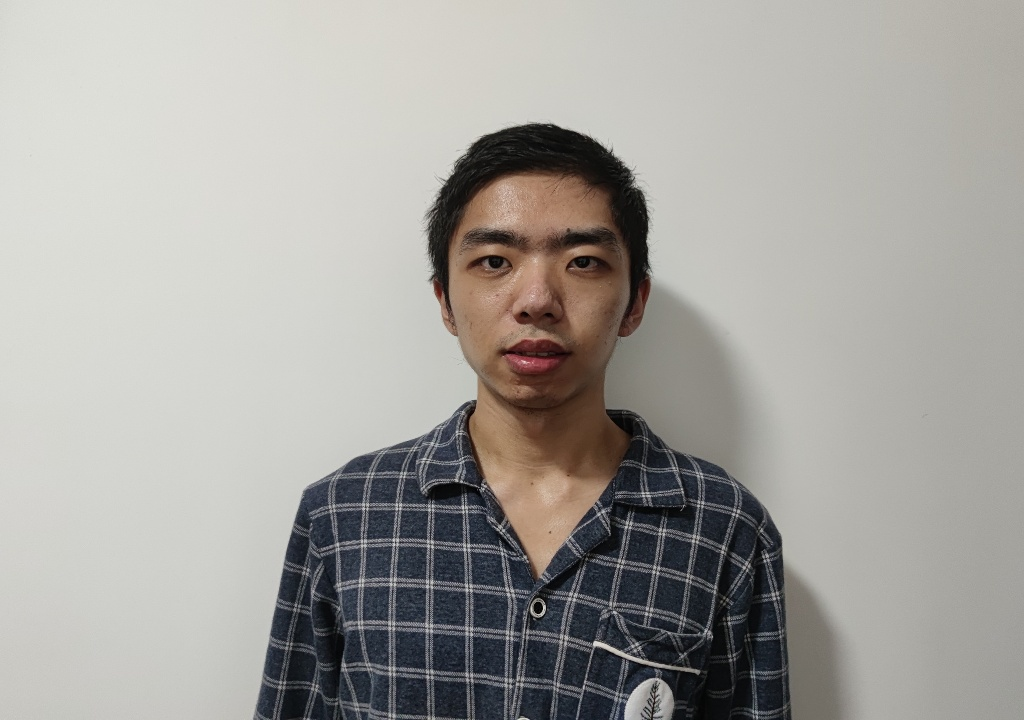
#> input picture Computer Vision/CLab-1-Report-U6656110/code/face-01-U6656110.jpg, 1024 x 720 px
$ python taks3.py
#> lines starting #> are read from the running program, lines starting #| are printed output that depends on the picture
import numpy as np
import cv2
from matplotlib import pyplot as plt

#######################################################
# This is the task 3
#######################################################

# Resize my image
face1 = cv2.imread('face-01-U6656110.jpg')
#> face1 is the input picture: shape (720, 1024, 3); mean B, G, R 157.9, 162.2, 164.3
face1 = cv2.cvtColor(face1, cv2.COLOR_BGR2RGB)
face1 = cv2.resize(face1, dsize=(720, 480))
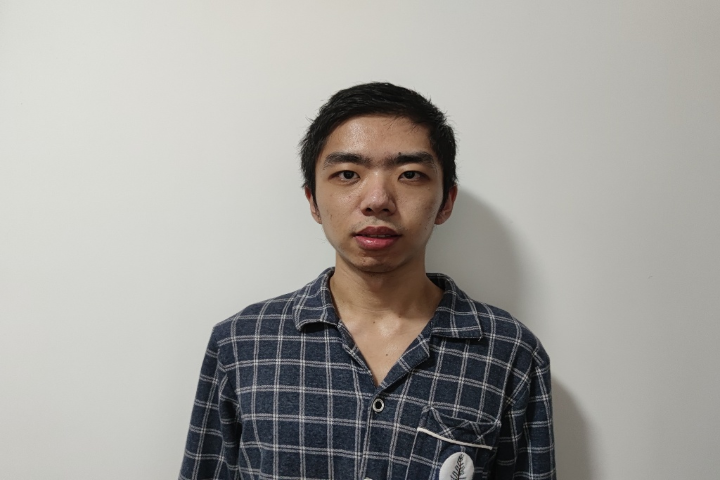
#> face1: shape (480, 720, 3); mean R, G, B 164.2, 162.2, 157.8
plt.imshow(np.uint8(face1))
plt.title('Resized image')
plt.show()

# Find the grayscale image from R, G, B channel, respectively.
red, green, blue = cv2.split(face1)
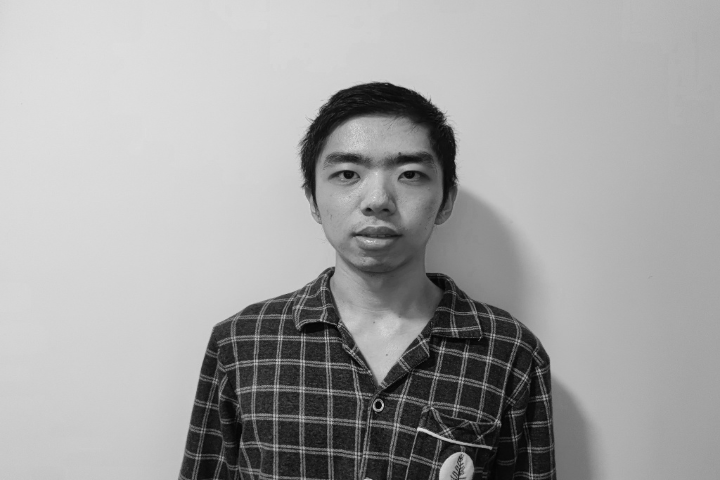
#> red: shape (480, 720); min 2, max 233, mean 164.2
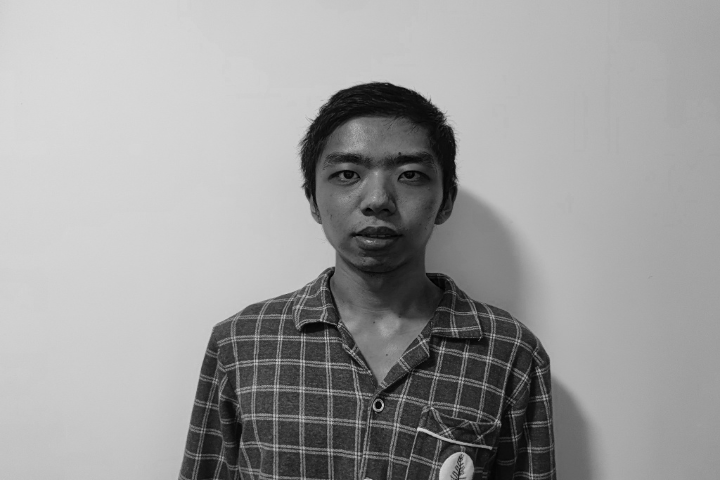
#> blue: shape (480, 720); min 0, max 218, mean 157.8
plt.subplot(1, 3, 1)
plt.imshow(red, 'gray')
plt.title('Red channel')

plt.subplot(1, 3, 2)
plt.imshow(green, 'gray')
plt.title('Green channel')

plt.subplot(1, 3, 3)
plt.imshow(blue, 'gray')
plt.title('Blue channel')

plt.tight_layout()
plt.show()

# Compute their histogram
plt.hist(red.ravel(),10,[0,256]);
plt.title('Red channel histogram')
plt.show()
#> figure, not shown here; tallest bar 114189 high, from x = 204.8 to 230.4

plt.hist(green.ravel(),10,[0,256]);
plt.title('Green channel histogram')
plt.show()
#> figure, not shown here; tallest bar 115354 high, from x = 204.8 to 230.4

plt.hist(blue.ravel(),10,[0,256]);
plt.title('Blue channel histogram')

plt.show()
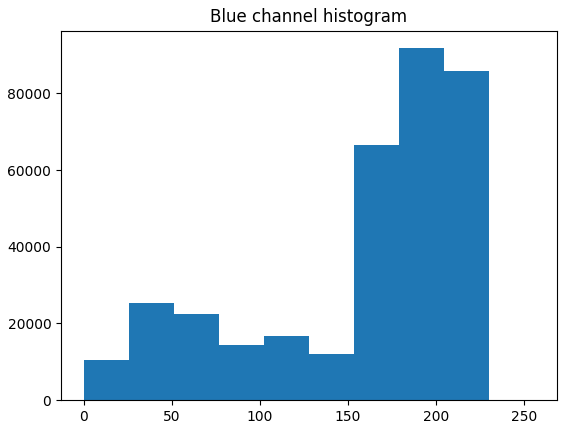
#> figure drawn by matplotlib, 1 panel; tallest bar 91765 high, from x = 179.2 to 204.8

# Histogram equalization of 3 channels and the original image

equRed = cv2.equalizeHist(red)
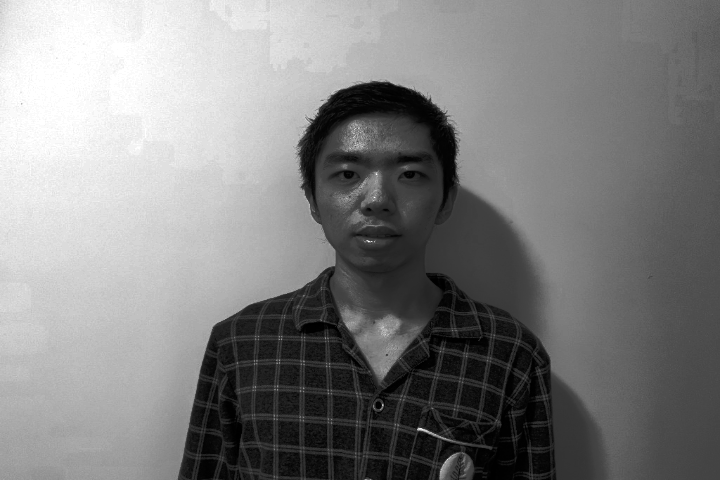
#> equRed: shape (480, 720); min 0, max 255, mean 128.9
equGreen = cv2.equalizeHist(green)
equBlue = cv2.equalizeHist(blue)
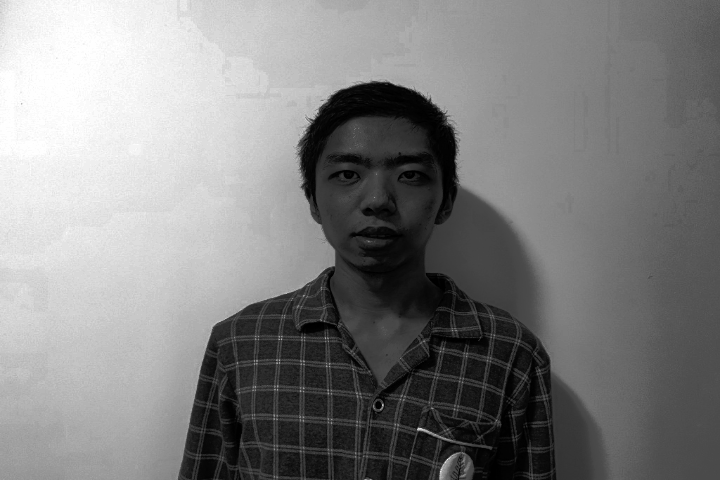
#> equBlue: shape (480, 720); min 0, max 255, mean 128.8

plt.subplot(2, 2, 1)
plt.title('Red channel equalized image')
plt.imshow(equRed, 'gray')

plt.subplot(2, 2, 2)
plt.title('Green channel equalized image')
plt.imshow(equGreen, 'gray')

plt.subplot(2, 2, 3)
plt.title('Blue channel equalized image')
plt.imshow(equBlue, 'gray')

res = cv2.merge([equRed, equGreen, equBlue])
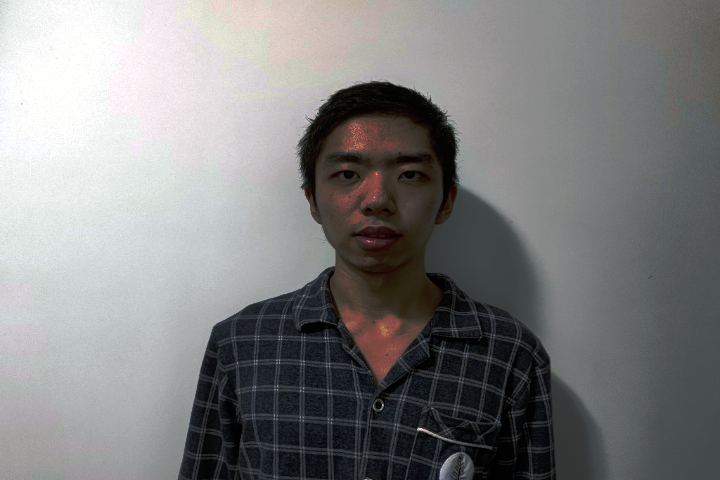
#> res: shape (480, 720, 3); mean R, G, B 128.9, 128.8, 128.8
plt.subplot(2, 2, 4)
plt.title('Histogram equalization image')
plt.imshow(res)

plt.tight_layout()
plt.show()

$ run again, with Computer Vision/CLab-1-Report-U6656110/code/face-02-U6656110.jpg copied over Computer Vision/CLab-1-Report-U6656110/code/face-01-U6656110.jpg
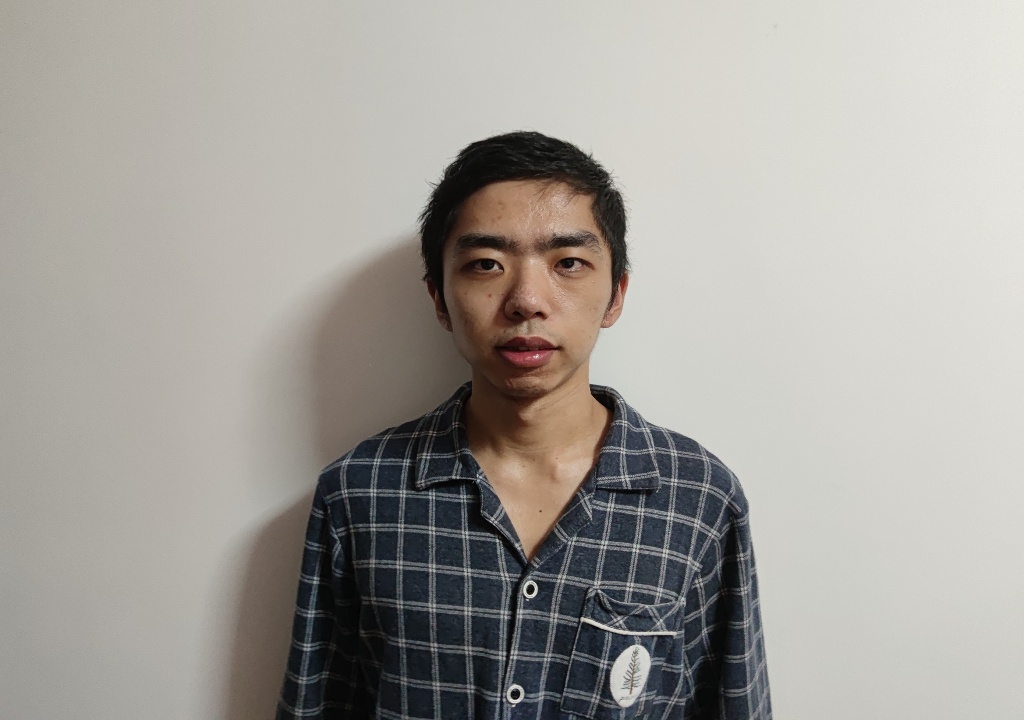
#> input picture Computer Vision/CLab-1-Report-U6656110/code/face-02-U6656110.jpg, 1024 x 720 px
#> face1 is the input picture: shape (720, 1024, 3); mean B, G, R 154.6, 159.9, 163.2
#> `plt.show()`:
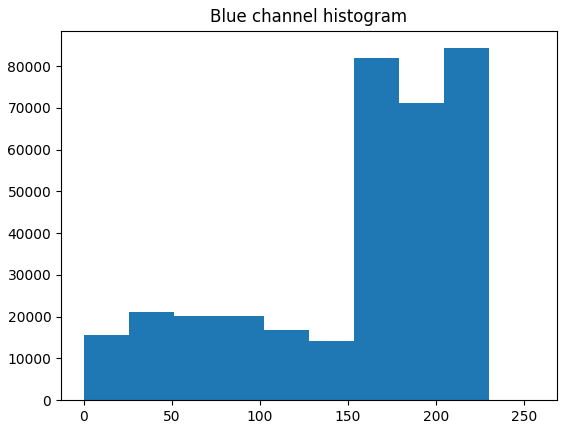
#> figure drawn by matplotlib, 1 panel; tallest bar 84267 high, from x = 204.8 to 230.4
#> `res = cv2.merge([equRed, equGreen, equBlue])`:
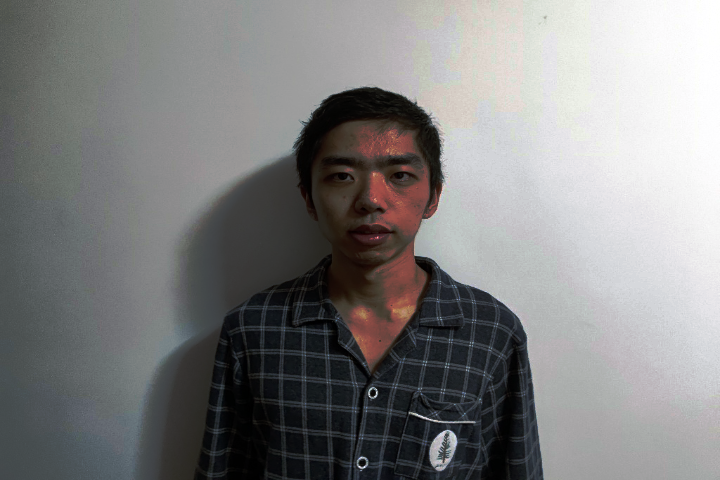
#> res: shape (480, 720, 3); mean R, G, B 128.7, 128.6, 128.7

$ run again, with Computer Vision/CLab-1-Report-U6656110/code/face-03-U6656110.jpg copied over Computer Vision/CLab-1-Report-U6656110/code/face-01-U6656110.jpg
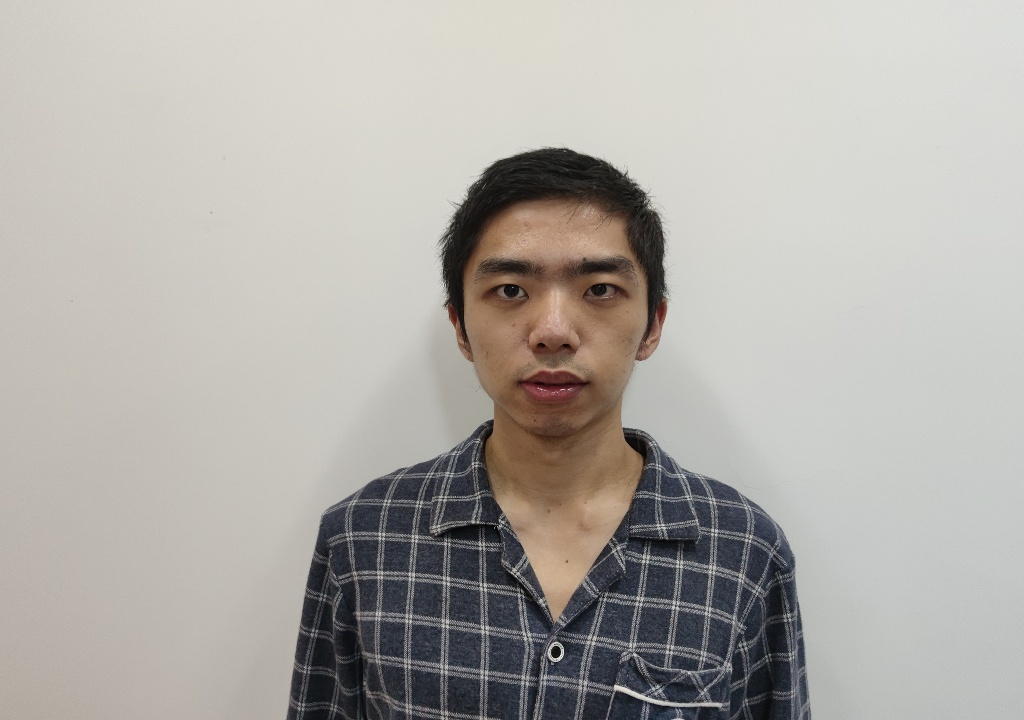
#> input picture Computer Vision/CLab-1-Report-U6656110/code/face-03-U6656110.jpg, 1024 x 720 px
#> face1 is the input picture: shape (720, 1024, 3); mean B, G, R 167.6, 172.8, 176.1
#> `plt.show()`:
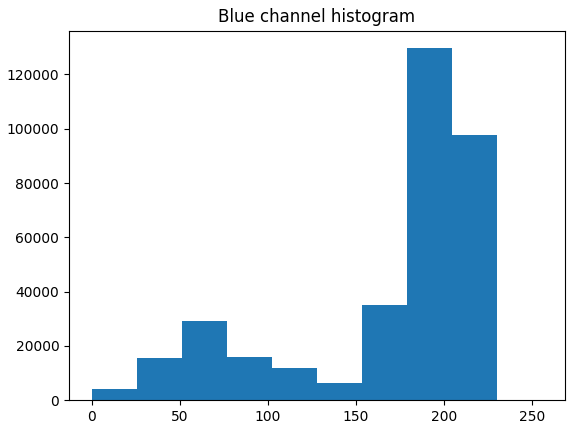
#> figure drawn by matplotlib, 1 panel; tallest bar 129686 high, from x = 179.2 to 204.8
#> `res = cv2.merge([equRed, equGreen, equBlue])`:
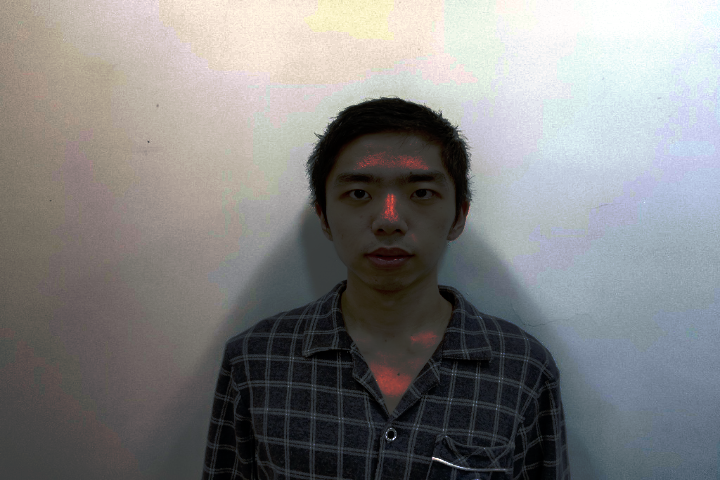
#> res: shape (480, 720, 3); mean R, G, B 129.6, 129.4, 129.4
